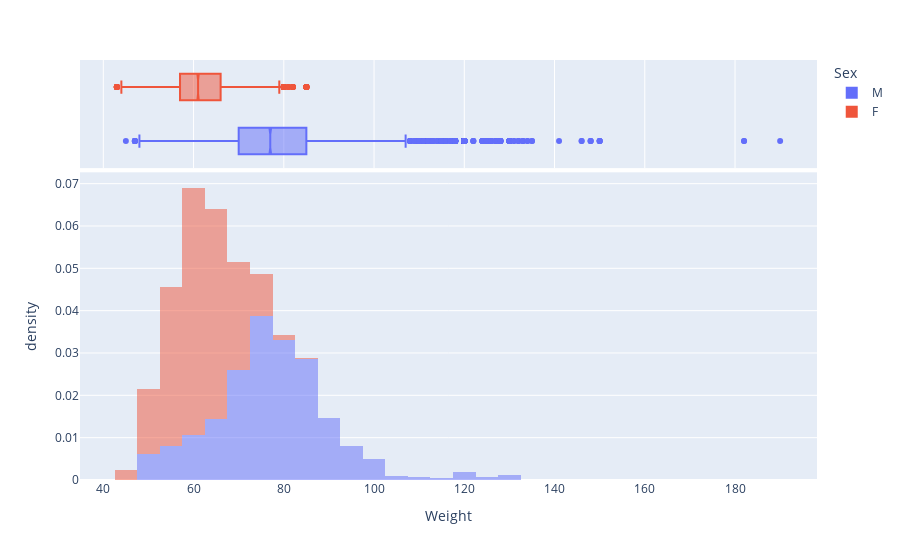

Notebook code for this chart:
### Markdown cell above
### Sex: F < M on Weight

### Code cell
sport = px.histogram(
    olympics_select, 
    x="Weight", 
    histnorm='probability density',
    color="Sex", 
    opacity = 0.5,
    marginal="box",
    nbins=70)
sport.update_layout(yaxis_title='density')
sport.show()

### Figure 1 — Plotly figure (JSON) as saved in the notebook; plotly's stock layout.template omitted (floating-point values rounded to 4 significant figures; data arrays with more than 128 entries replaced by an {"elided": "..."} marker saying what was removed)
{"data": [{"alignmentgroup": "True", "bingroup": "x", "histnorm": "probability density", "hovertemplate": "Sex=M<br>Weight=%{x}<br>count=%{y}<extra></extra>", "legendgroup": "M", "marker": {"color": "#636efa", "opacity": 0.5}, "name": "M", "nbinsx": 70, "offsetgroup": "M", "orientation": "v", "showlegend": true, "type": "histogram", "x": {"elided": "15343 float values"}, "xaxis": "x", "yaxis": "y"}, {"alignmentgroup": "True", "hovertemplate": "Sex=M<br>Weight=%{x}<extra></extra>", "legendgroup": "M", "marker": {"color": "#636efa"}, "name": "M", "notched": true, "offsetgroup": "M", "showlegend": false, "type": "box", "x": {"elided": "15343 float values"}, "xaxis": "x2", "yaxis": "y2"}, {"alignmentgroup": "True", "bingroup": "x", "histnorm": "probability density", "hovertemplate": "Sex=F<br>Weight=%{x}<br>count=%{y}<extra></extra>", "legendgroup": "F", "marker": {"color": "#EF553B", "opacity": 0.5}, "name": "F", "nbinsx": 70, "offsetgroup": "F", "orientation": "v", "showlegend": true, "type": "histogram", "x": {"elided": "8754 float values"}, "xaxis": "x", "yaxis": "y"}, {"alignmentgroup": "True", "hovertemplate": "Sex=F<br>Weight=%{x}<extra></extra>", "legendgroup": "F", "marker": {"color": "#EF553B"}, "name": "F", "notched": true, "offsetgroup": "F", "showlegend": false, "type": "box", "x": {"elided": "8754 float values"}, "xaxis": "x2", "yaxis": "y2"}], "layout": {"barmode": "relative", "legend": {"title": {"text": "Sex"}, "tracegroupgap": 0}, "margin": {"t": 60}, "xaxis": {"anchor": "y", "domain": [0, 1], "title": {"text": "Weight"}}, "xaxis2": {"anchor": "y2", "domain": [0, 1], "matches": "x", "showgrid": true, "showticklabels": false}, "yaxis": {"anchor": "x", "domain": [0, 0.7326], "title": {"text": "density"}}, "yaxis2": {"anchor": "x2", "domain": [0.7426, 1], "matches": "y2", "showgrid": false, "showline": false, "showticklabels": false, "ticks": ""}}}
